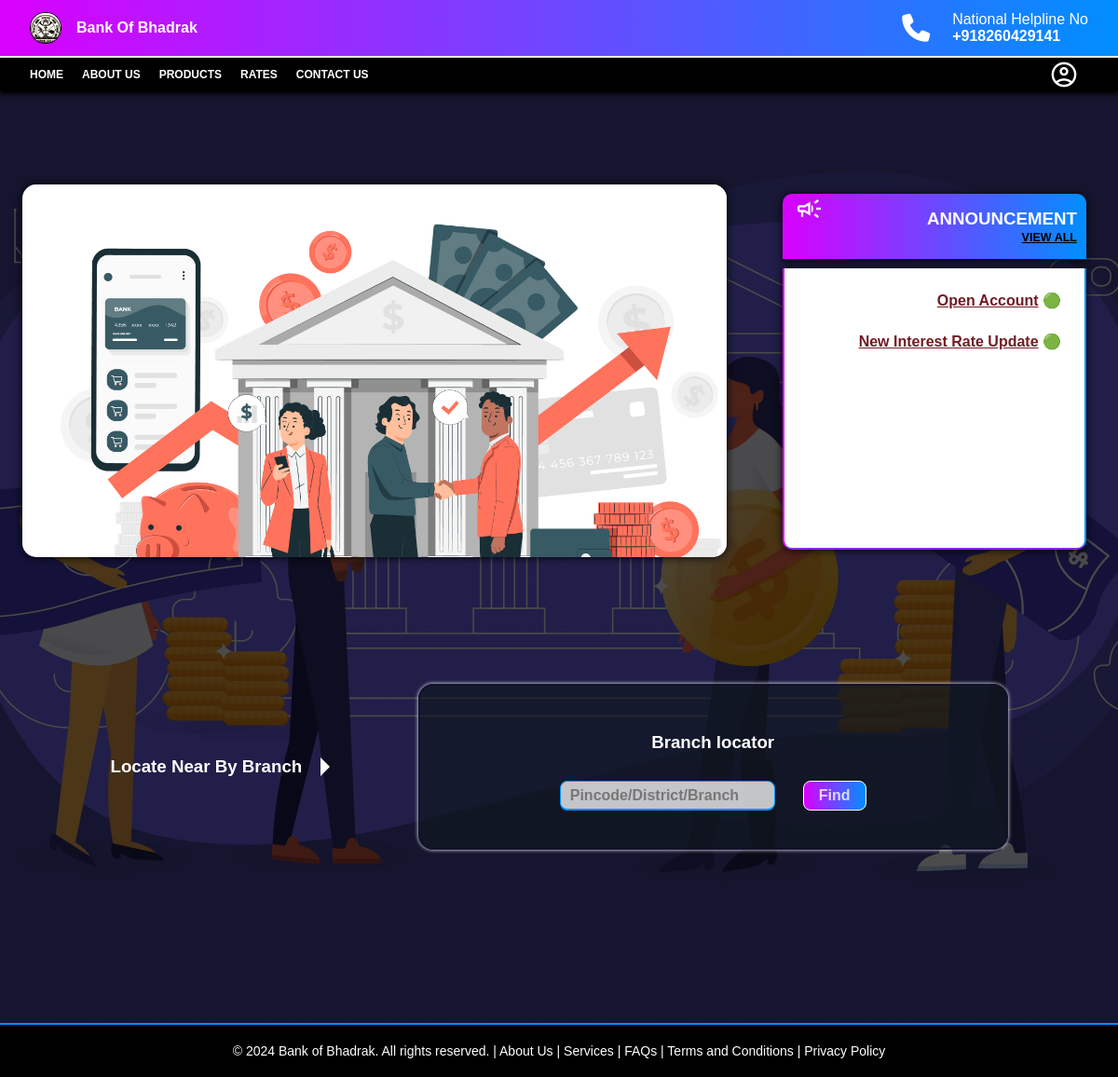
/banking/index.php, run on the app's committed database.
### tables this page shows
CREATE TABLE `announcements` (
  `AnnouncementID` int(11) NOT NULL,
  `AnnouncementDate` date NOT NULL DEFAULT current_timestamp(),
  `Subject` varchar(100) NOT NULL,
  `AnnouncementMessage` mediumtext NOT NULL,
  `Link` varchar(100) NOT NULL
);

### banking/index.php (the view, shortened to what this page needs)
<html lang="en">
<head>
    <link rel="stylesheet" href="https://cdnjs.cloudflare.com/ajax/libs/font-awesome/6.5.1/css/all.min.css" />
    <link rel="stylesheet" href="style.css">
    <?php
    require $_SERVER['DOCUMENT_ROOT'] . "/banking/assets/php/config.php";
    $getAnnnounments = mysqli_query($conn, "SELECT * FROM announcements;");
    ?>
</head>
<body>
    <nav class="navbar">
        <div class="top-nav">
            <div>
                <a href="#">
                    <img src="./images/logo.jpg" alt="">
                    <p>Bank Of Bhadrak</p>
                </a>
            </div>
            <div class="help-line">
                <i class="fa-solid fa-phone"></i>
                <div>
                    National Helpline No
                    <br>
                    <a href="">
                        +918260429141
                    </a>
                </div>
            </div>
        </div>
    </nav>
    <div class="bottom-nav">
        <div class="s1">
            <ul>
                <li><a href="/banking/index.php">HOME</a></li>
                <li><a href="/banking/components/extra/about-us.php">ABOUT US</a></li>
                <li><a href="/banking/components/extra/products.php">PRODUCTS</a></li>
                <li><a href="/banking/components/extra/rates.php">RATES</a></li>
                <li><a href="/banking/components/extra/contactus.php">CONTACT US</a></li>
            </ul>
        </div>
        <div class="dropdown">
            <span class="material-symbols-outlined users">account_circle</span>
        </div>
    </div>
    <div class="index-main">
        <div class="images-frame">
            <div class="slider-frame">
                <div class="slide-images">
                    <div class="img-container">
                        <img src="./images/img1.jpg">
                    </div>
                </div>
            </div>
            <div class="announcements">
                <h3>
                    <div>
                        <span class="material-symbols-outlined">
                        </span>
                    </div>
                    <div class="viewall">
                        <h4>ANNOUNCEMENT</h4>
                        <h6><a href="/banking/components/announcements/announcements.php">VIEW ALL</a></h6>
                    </div>
                </h3>
                <div class="subject">
                    <ul>
                        <marquee behavior="" direction="up">
                            <?php
                            while ($row = mysqli_fetch_assoc($getAnnnounments)) {
                                echo "
                                <li><a onmouseover='stop()' onMouseOut='start()' href='" . $row['Link'] . "'>" . $row['Subject'] . "</li></a>";
                            }
                            ?>
                        </marquee>
                    </ul>
                </div>
            </div>
        </div>
        <div class="branch-locator">
            <div>
                <h3 class='pointer'>Locate Near By Branch</h3>
            </div>
            <div class="search-box">
                <h3>Branch locator</h3>
                <form action="locate_branch.php" method="post">
                    <input type="text" class="input-branch" name="input-branch" placeholder="Pincode/District/Branch" required autocomplete="off">
                    <input type="submit" class="submit-btn" name="branch-search" value="Find">
                </form>
            </div>
        </div>
    </div>
    <footer>
        <p>&copy; 2024 Bank of Bhadrak. All rights reserved. |
            <a href="/banking/components/extra/about-us.php">About Us</a> |
            <a href="/banking/components/extra/products.php">Services</a> |
            <a href="/banking/components/extra/faqs.php">FAQs</a> |
            <a href="/banking/components/extra/terms-conditions.php">Terms and Conditions</a> |
            <a href="/banking/components/extra/privacy-policy.php">Privacy Policy</a>
        </p>
    </footer>
</body>
</html>

### data on the page
announcements: Subject "Open Account"
announcements: Subject "New Interest Rate Update"
